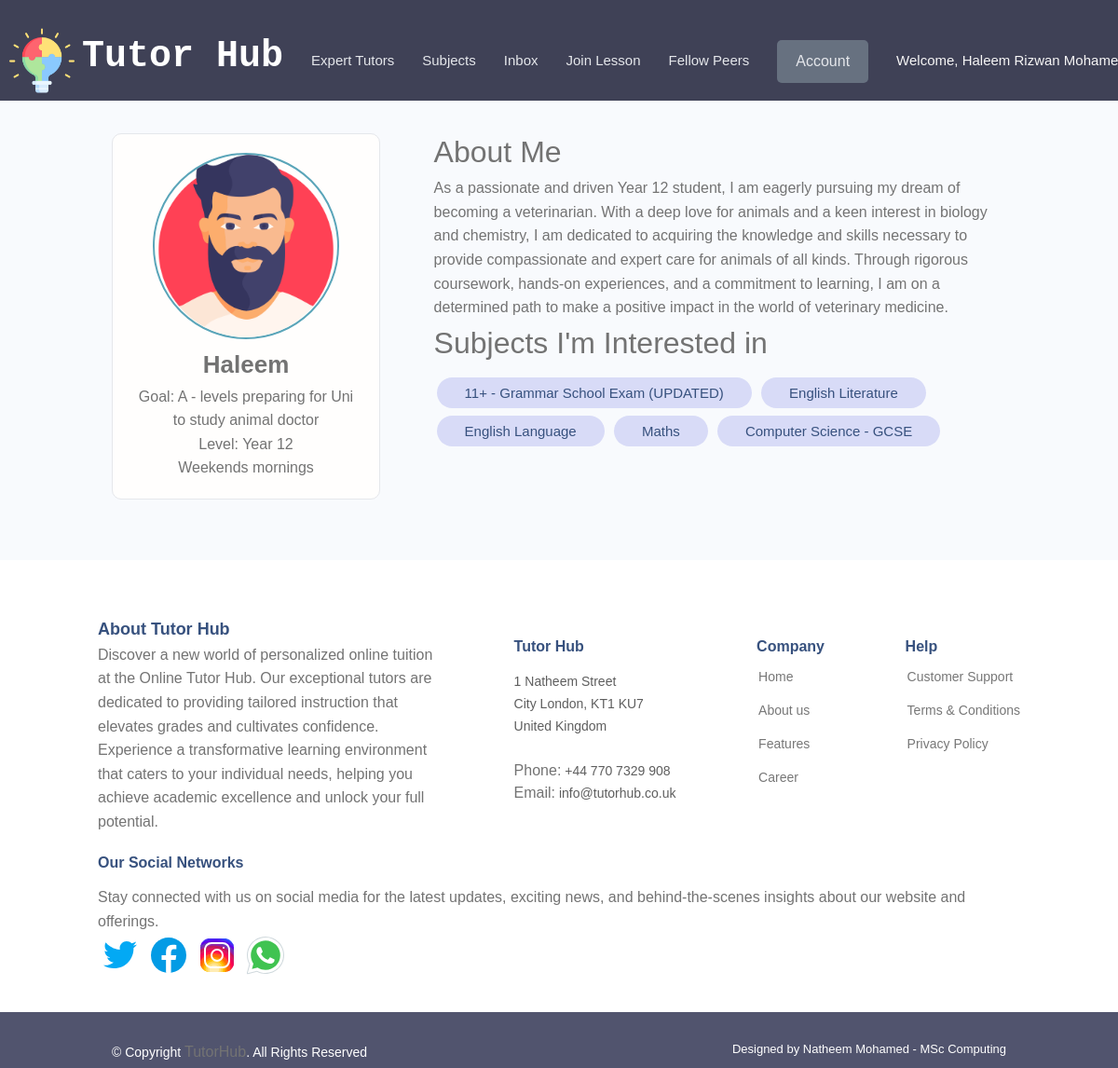
Page /student/d687fe84-a3f5-4e69-b864-c6329687e2bd/ (signed in) on the committed database.
### users/models.py (models this page shows, shortened)
class NewUser(AbstractBaseUser,PermissionsMixin):
    email = models.EmailField(("email address"), unique=True)
    username = models.CharField(max_length=200, unique=True)
    first_name = models.CharField(max_length=200, blank=False)
    last_name = models.CharField(max_length=200, blank=True)
    USER_TYPE_CHOICES = (
    ('admin', 'Admin'),
    ('student', 'Student'),
    ('tutor', 'Tutor'),
    )
    user_type = models.CharField(max_length=15, choices=USER_TYPE_CHOICES)
    is_staff = models.BooleanField(default=False)
    is_active = models.BooleanField(default=True)
    is_superuser = models.BooleanField(default=False)
    last_login = models.DateTimeField(auto_now=True)
    date_joined = models.DateTimeField(auto_now_add=True)
    objects = CustomUserManager()
    USERNAME_FIELD = 'email'
    REQUIRED_FIELDS = ['username', 'first_name']

### userprofile/models.py (models this page shows, shortened)
class StudentProfile(models.Model):
    user = models.OneToOneField(settings.AUTH_USER_MODEL, on_delete=models.CASCADE,
                                       null=True, blank=True)
    email = models.EmailField(max_length=500, blank=False, null=True)
    username = models.CharField(max_length=200, blank=False, null=True)
    name = models.CharField(max_length=200, blank=False, null=True)
    first_name = models.CharField(max_length=300, blank=False, null=True)
    last_name = models.CharField(max_length=300, blank=True, null=True)
    short_goal = models.CharField(max_length=200, blank=True, null=True)
    bio = models.TextField(blank=True, null=True)
    EDUCATION_LEVEL = (
        ('Year 7', 'Year 7 KS3'),
        ('Year 8', 'Year 8 KS3'),
        ('Year 9', 'Year 9 KS3'),
        ('Year 10', 'Year 10 KS4'),
        ('Year 11', 'Year 11 KS4'),
        ('Year 12', 'Year 12 KS5'),
        ('Year 13', 'Year 13 KS5'),
    )
    Year_group = models.CharField(max_length=200, choices=EDUCATION_LEVEL)
    interested_subjects = models.ManyToManyField('MainSubjSkill',blank=True)
    profile_image = models.ImageField(null=True, blank=True, upload_to='student-profile-img/',
                                      default="defaultprofileimg/studentdefault.png")
    created = models.DateTimeField(auto_now_add=True)
    id = models.UUIDField(default=uuid.uuid4, unique=True, primary_key=True, editable=False)
    parent_name = models.CharField(max_length=150, blank=True, null=True)
    parent_email = models.EmailField(max_length=500, blank=True, null=True)
    parent_phone = models.CharField(max_length=20, blank=True, null=True)
    parent_pro_image = models.ImageField(null=True, blank=True, upload_to='student-parent-profile-img/',
                                      default="defaultprofileimg/parentm.png")
    PREFERRED_AVAILABILITY_CHOICES = [
        ('Weekday mornings', 'Weekday mornings'),
        ('Weekday afternoons', 'Weekday afternoons'),
        ('Weekday evenings', 'Weekday evenings'),
        ('Weekends mornings', 'Weekends mornings'),
        ('Weekends afternoons', 'Weekends afternoons'),
        ('Weekends evenings', 'Weekends evenings'),
    ]
    preferred_availability = models.CharField(
        max_length=100, choices=PREFERRED_AVAILABILITY_CHOICES, blank=True, null=True
    )

class MainSubjSkill(models.Model):
    owner = models.ForeignKey(TutorProfile, on_delete=models.CASCADE, null=True, blank=True)
    subject_name = models.CharField(max_length=200, unique=False)
    subject_description = models.TextField(null=True, blank=True)
    created = models.DateTimeField(auto_now_add=True)
    id = models.UUIDField(default=uuid.uuid4, unique=True,
                          primary_key=True, editable=False)

### userprofile/views.py (the view)
# urls.py: path('student/<str:pk>/', views.studentProfile, name="student-profile"),
def studentProfile(request,pk):
    studentObj = StudentProfile.objects.get(id=pk)
    context = {'studentObj': studentObj}
    return render(request, 'userprofile/studentprofile/single-student.html', context)

### userprofile/templates/userprofile/studentprofile/single-student.html (shortened to what this page needs)
{% extends 'main.html' %}
{% block content %}
{% if user.is_authenticated%}
{% if user.user_type == 'student'%}
<main class="profile my-md">
  <div class="container">
    <div class="layout">
      <div class="column column--1of3">
        <div class="card text-center">
          <div class="card__body dev">
            <img class="avatar avatar--xl" src="{{studentObj.profile_image.url}}" />
            <h2 class="dev__name">{{studentObj.username}}</h2>
            <p class="dev__title">Goal: {{studentObj.short_goal}}</p>
            <p class="dev__location">Level: {{studentObj.Year_group}}</p>
            <p class="dev__location"> {{studentObj.preferred_availability}}</p>
          </div>
        </div>
      </div>
      <div class="column column--2of3">
        <div class="devInfo">
          <h3 class="devInfo__title">About Me</h3>
          <p class="devInfo__about">{{studentObj.bio}}</p>
        </div>
        {% if studentObj.interested_subjects.all %}
        <div class="devInfo">
            <h3 class="devInfo__title">Subjects I'm Interested in</h3>
            <div class="devInfo__skills">
                {% for subject in studentObj.interested_subjects.all %}
                <div class="devInfo__otherSkillsss">
                    <span class="tag1 tag--pill tag--subii tag--lg">
                        <small>{{ subject.subject_name }}</small>
                    </span>
                </div>
                {% endfor %}
            </div>
        </div>
        {% else %}
        <div class="devInfo">
            <h3 class="devInfo__title">No subjects added yet.</h3>
        </div>
        {% endif %}
      </div>
    </div>
  </div>
</main>
{% endif %}
{% endif %}
{% endblock content %}

### templates/navbar.html (shortened to what this page needs)
{% load static %}
<header class="header">
  <a href="{% url 'subjects' %}"> <img class="tutormainlogo" src="{% static 'images/main-logo/puzzle1.png'%}" alt="TutorHub Logo" /></a>
    <div class="container container--narrow">
      <nav class="header__nav">
        <ul class="header__menu">
          <h2 class="header__logo__name">Tutor Hub</h2>
          <li class="header__menuItem"><a href="{% url 'tutor-profiles'  %}">Expert Tutors</a></li>
          <li class="header__menuItem"><a href="{% url 'subjects' %}">Subjects </a></li>
          {% if request.user.is_authenticated %}
            {% if request.user.user_type == 'tutor' %}
            <li class="header__menuItem"><a href="{% url 'inbox' %}">Inbox </a></li>
            <li class="header__menuItem"><a href="{% url 'video-dashboard' %}">Create Video Lesson </a></li>
                <li class="header__menuItem dropdown">
                    <a href="#"  class="btn btn--sub1">Dashboard</a>
                    <ul class="dropdown-menutut">
                        <li><a href="{% url 'tutor-account' %}">My Account</a></li>
                        <li><a href="{% url 'logout' %}">Logout</a></li>
                    </ul>
                </li>
            {% else %}
            <li class="header__menuItem"><a href="{% url 'inbox' %}">Inbox </a></li>
            <li class="header__menuItem"><a href="{% url 'join-lesson' %}">Join Lesson </a></li>
            <li class="header__menuItem"><a href="{% url 'student-profiles' %}">Fellow Peers </a></li>
                <li class="header__menuItem dropdown">
                    <a href="#" class="btn btn--sub1">Account</a>
                </li>
            {% endif %}
            <li class="header__menuItem"><a style="color: rgb(247, 246, 246);">Welcome, {{request.user.first_name|capfirst}}</a></li>
          {% endif %}
        </ul>
      </nav>
    </div>
  </header>

### static/styles/main-styles.css (style rules this page uses)
* { margin: 0; padding: 0; box-sizing: border-box; text-rendering: optimizeLegibility; color: inherit; font-size: inherit; }
html { font-size: 50%; }
@media only screen and (min-width: 480px) { html { font-size: 56.25%; } }
@media only screen and (min-width: 1200px) { html { font-size: 62.5%; } }
body { line-height: 1.6; font-weight: 400; font-size: 1.5rem; color: var(--color-text); background-color: var(--color-bg); min-height: 100vh; }
.card { border-radius: 1rem; background-color: var(--color-white); border: 1.5px solid var(--color-light); width: auto; height: auto; margin-top: 0.5rem; margin-bottom: 0.5rem; overflow: hidden; }
.card__body, .card__header { padding: 2rem 2.5rem; }
.container { width: 92%; max-width: 165rem; margin: 0 auto; box-sizing: border-box; }
.container--narrow { width: 92%; max-width: 120rem; }
@media screen and (min-width: 1000px) { .container { width: 90%; } }
@media screen and (min-width: 1000px) { .container--narrow { width: 85%; } }
@media screen and (min-width: 1200px) { .container { width: 80%; } }
@media screen and (min-width: 1200px) { .container--narrow { width: 72%; } }
.text-center { text-align: center; }
.my-md { margin: 3rem auto; }
:root { --color-main: #5aa5b9; --color-main-light: #e6faff; --color-sub: #3f4156; --color-sub-light: #51546e; --color-sub-lighter: #ededfd; --color-text: #737373; --color-gray: #8b8b8b; --color-light: #e5e7eb; --color-light-gray: #767676; --color-bg: #f8fafd; --color-white: #fffefd; --color-white-light: #f3f3f3; --color-success: #359e64; --color-success-bg: #def8e8; --color-error: #fc4b0b; --color-error-bg: #fff2ee; --font-base: 'Poppins', arial, helvetica, 'Segoe UI', roboto, ubuntu, sans-serif; --font-monospace: 'Fira Code', 'Courier New', courier, monospace; --font-regular: 300; --font-medium: 500; --font-bold: 700; --generic-shadow: 1px 1px 5px #00000010; --generic-transition: all 0.3s ease-in-out; }
* { font-family: var(--font-base); }
h2 { font-size: 2.6rem; font-weight: var(--font-bold); }
h3 { font-size: 3.2rem; font-weight: var(--font-medium); }
p, span, strong { font-size: 1.6rem; color: var(--color-text); font-weight: var(--font-regular); }
a { padding-bottom: 2px; text-decoration: none; display: inline-block; color: var(--color-main); font-weight: var(--font-medium); }
.btn { display: inline-block; position: relative; cursor: pointer; background-color: var(--color-light); font-weight: var(--font-medium); color: var(--color-sub); text-decoration: none; padding: 1rem 2rem; border-radius: 0.5rem; border: none; width: -webkit-fit-content; width: -moz-fit-content; width: fit-content; height: -webkit-fit-content; height: -moz-fit-content; height: fit-content; font-size: 1.6rem; outline-width: 0; outline-color: transparent; -webkit-backface-visibility: hidden; backface-visibility: hidden; transition: all 0.3s ease-in-out; }
.btn--sub1 { background-color: #677180; color: var(--color-white); }
.layout { display: flex; flex-flow: row wrap; justify-content: space-between; }
.layout > .column { margin-bottom: 3rem; }
.layout > .column.column--1of3 { flex-basis: 30%; }
.layout > .column.column--2of3 { flex-basis: 64%; }
.avatar { border-radius: 50%; border: 2px solid var(--color-main); object-fit: cover; }
.avatar--xl { height: 20rem; width: 20rem; }

### static/styles/main.css (style rules this page uses)
.tutormainlogo { height: 70px; width: 70px; position: absolute; margin-left: 1rem; }
.header { position: sticky; z-index: 111; background-color: var(--color-sub); padding: 1.5rem 0; }
.header > .container { display: flex; justify-content: space-between; align-items: center; }
.header__logo__name { color: #ffffff; margin-left: -8rem; font-size: 40px; margin-top: -1rem; font-family: monospace; }
.header__nav > ul { white-space: nowrap; display: inline-flex; align-items: center; list-style: none; gap: 3rem; }
.header__menuItem > a { color: var(--color-light); font-weight: 450; }
.dropdown { position: relative; }
.tag1 { background-color: #d8dbf7; }
.tag--pill { border-radius: 5rem; }
.tag--lg { padding: 0.8rem 3rem; font-size: 1.4rem; margin-bottom: 0.75rem; }
.devInfo__otherSkillsss { display:inline-block; margin: 3px; margin-bottom: 1px; margin-top: 16px; }
.devInfo__otherSkillsss .tag--subii, .tag--subii > small { font-size: 15px; color: #37517e; }

### rows in the picture
NewUser: user.first_name "Haleem Rizwan…"
StudentProfile: profile_image (picture), username "Haleem", short_goal "A - levels preparing for Uni to study animal doctor", Year_group "Year 12", preferred_availability "Weekends mornings", bio "As a passionate and driven Year 12 student, I am eagerly pursuing my dream of becoming a veterinarian. With a deep love for animals and a keen interest in biology and chemistry, I am dedicated to acquiring the knowledge and skills necessary to provide compassionate and expert care for animals of all kinds. Through rigorous coursework, hands-on experiences, and a commitment to learning, I am on a determined path to make a positive impact in the world of veterinary medicine."
MainSubjSkill: subject_name "11+ - Grammar School Exam (UPDATED)"
MainSubjSkill: subject_name "English Literature"
MainSubjSkill: subject_name "English Language"
MainSubjSkill: subject_name "Maths"
MainSubjSkill: subject_name "Computer Science - GCSE"
